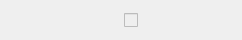
<?xml version="1.0" encoding="UTF-8"?>
<ui version="4.0">
 <class>PlayerListItem</class>
 <widget class="QWidget" name="PlayerListItem">
  <property name="windowModality">
   <enum>Qt::WindowModality::NonModal</enum>
  </property>
  <property name="geometry">
   <rect>
    <x>0</x>
    <y>0</y>
    <width>242</width>
    <height>40</height>
   </rect>
  </property>
  <property name="sizePolicy">
   <sizepolicy hsizetype="Preferred" vsizetype="Preferred">
    <horstretch>0</horstretch>
    <verstretch>0</verstretch>
   </sizepolicy>
  </property>
  <property name="minimumSize">
   <size>
    <width>0</width>
    <height>40</height>
   </size>
  </property>
  <property name="maximumSize">
   <size>
    <width>16777215</width>
    <height>40</height>
   </size>
  </property>
  <property name="contextMenuPolicy">
   <enum>Qt::ContextMenuPolicy::NoContextMenu</enum>
  </property>
  <property name="windowTitle">
   <string>Form</string>
  </property>
  <widget class="QWidget" name="horizontalLayoutWidget">
   <property name="geometry">
    <rect>
     <x>10</x>
     <y>10</y>
     <width>221</width>
     <height>21</height>
    </rect>
   </property>
   <layout class="QHBoxLayout" name="horizontalLayout">
    <property name="sizeConstraint">
     <enum>QLayout::SizeConstraint::SetDefaultConstraint</enum>
    </property>
    <item>
     <widget class="QLabel" name="name">
      <property name="sizePolicy">
       <sizepolicy hsizetype="Preferred" vsizetype="Preferred">
        <horstretch>0</horstretch>
        <verstretch>0</verstretch>
       </sizepolicy>
      </property>
      <property name="styleSheet">
       <string notr="true">font: oblique 14pt &quot;URW Gothic&quot;;</string>
      </property>
      <property name="text">
       <string/>
      </property>
     </widget>
    </item>
    <item>
     <widget class="QCheckBox" name="ready">
      <property name="enabled">
       <bool>false</bool>
      </property>
      <property name="sizePolicy">
       <sizepolicy hsizetype="Minimum" vsizetype="Fixed">
        <horstretch>0</horstretch>
        <verstretch>0</verstretch>
       </sizepolicy>
      </property>
      <property name="mouseTracking">
       <bool>false</bool>
      </property>
      <property name="focusPolicy">
       <enum>Qt::FocusPolicy::NoFocus</enum>
      </property>
      <property name="contextMenuPolicy">
       <enum>Qt::ContextMenuPolicy::NoContextMenu</enum>
      </property>
      <property name="layoutDirection">
       <enum>Qt::LayoutDirection::LeftToRight</enum>
      </property>
      <property name="text">
       <string/>
      </property>
      <property name="checkable">
       <bool>true</bool>
      </property>
      <property name="checked">
       <bool>false</bool>
      </property>
      <property name="tristate">
       <bool>false</bool>
      </property>
     </widget>
    </item>
   </layout>
  </widget>
 </widget>
 <resources/>
 <connections/>
</ui>
